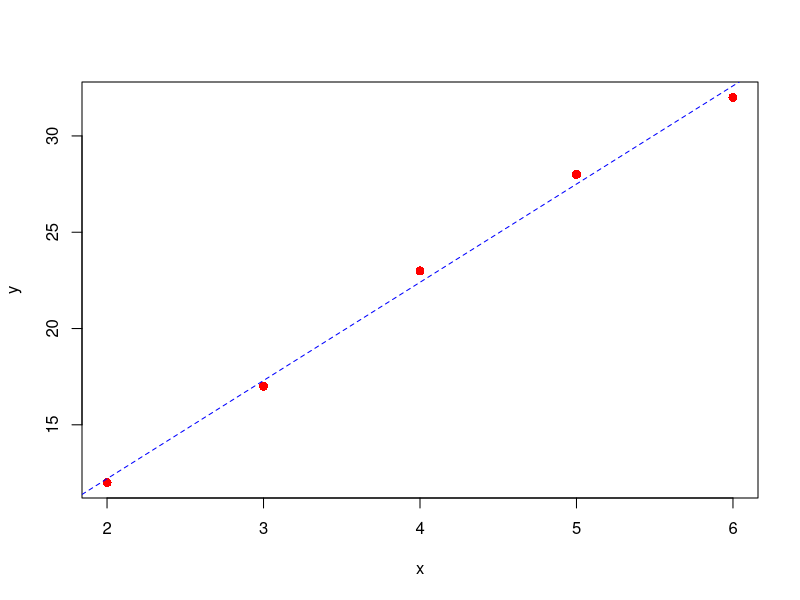
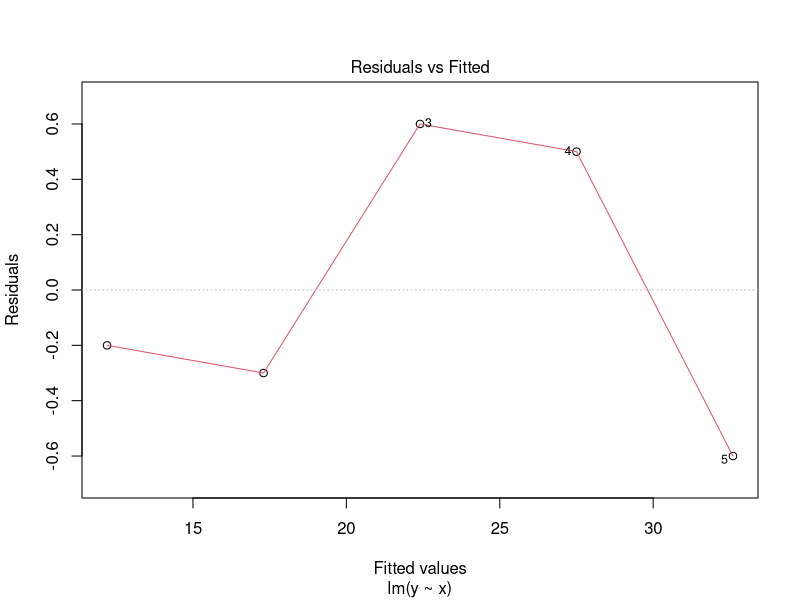
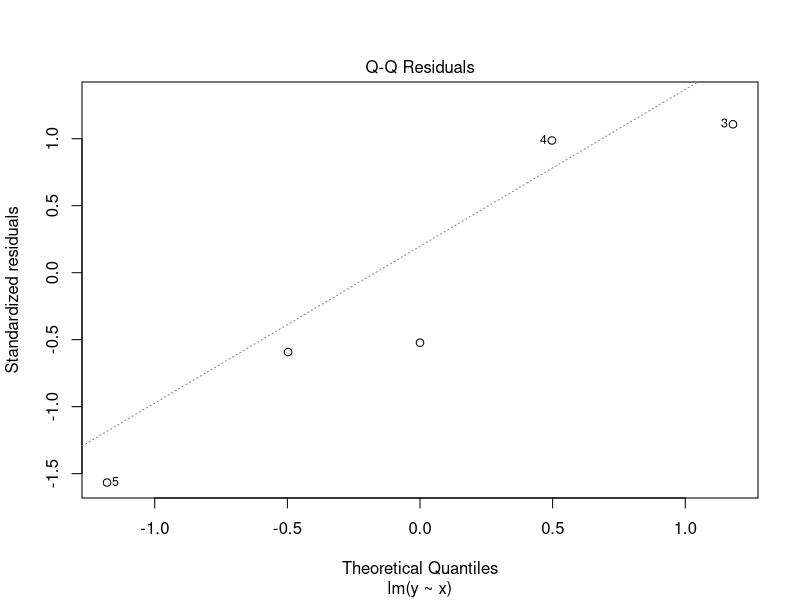
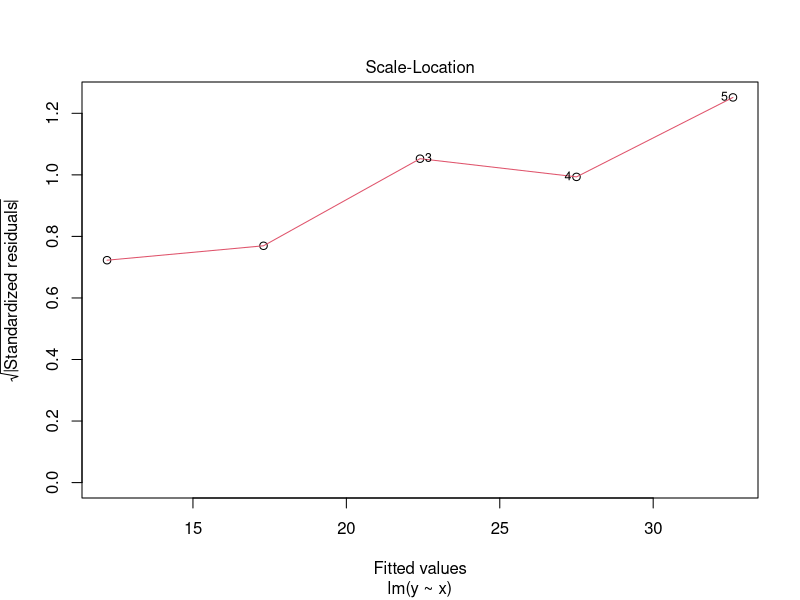
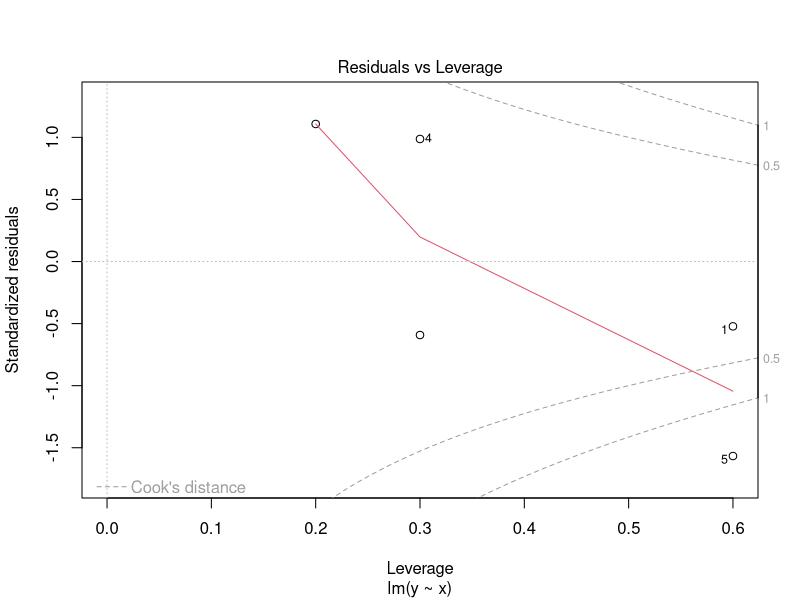

These figures' R source, in order: (Note: this script raises an error after producing the figures.)
#a
x = c(2,3,4,5,6)
y = c(12,17,23,28,32)
n=5
df = data.frame(x,y)
regression = lm(y~x)
a = regression$coefficients[2]
b = regression$coefficients[1]

#b
plot(x, y, pch=16, col='red', cex=1.2)
abline(lm(y ~ x), col='blue' , lty='dashed')

#c
ypp = predict(regression, df)
RSS = sum((ypp - y)^2)
RSS

#d
plot(regression)
abline(y-ypp)

#e
RSE = sqrt(RSS/(n-2))
denom = sum((x-mean(x))^2)
Std_err_b = RSE*sqrt((1/n)+((mean(x)^2)/denom))
Std_err_a = RSE*sqrt(1/denom)
Std_err_a
Std_err_b
summary(regression)

#f
confidence_level_b = c((b-2*Std_err_b), (b+2*Std_err_b))
confidence_level_b

confidence_level_a = c((a-2*Std_err_a), (a+2*Std_err_a))
confidence_level_a

#g
TSS = sum((y-mean(y))^2)
r_sq = 1-(RSS/TSS)
r_sq
